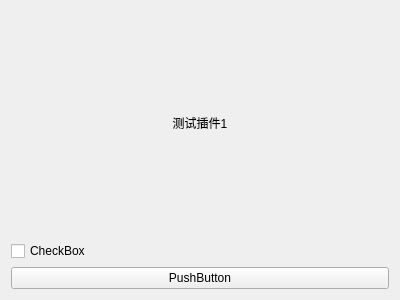
<?xml version="1.0" encoding="UTF-8"?>
<ui version="4.0">
 <class>view_plugin_demo1</class>
 <widget class="CBaseView" name="view_plugin_demo1">
  <property name="geometry">
   <rect>
    <x>0</x>
    <y>0</y>
    <width>400</width>
    <height>300</height>
   </rect>
  </property>
  <property name="windowTitle">
   <string>view_plugin_demo1</string>
  </property>
  <layout class="QGridLayout" name="gridLayout">
   <item row="0" column="0">
    <widget class="QLabel" name="label">
     <property name="styleSheet">
      <string notr="true">font: 75 36pt &quot;宋体&quot;;</string>
     </property>
     <property name="text">
      <string>测试插件1</string>
     </property>
     <property name="alignment">
      <set>Qt::AlignCenter</set>
     </property>
    </widget>
   </item>
   <item row="2" column="0">
    <widget class="QPushButton" name="pushButton">
     <property name="text">
      <string>PushButton</string>
     </property>
    </widget>
   </item>
   <item row="1" column="0">
    <widget class="QCheckBox" name="checkBox">
     <property name="text">
      <string>CheckBox</string>
     </property>
    </widget>
   </item>
  </layout>
 </widget>
 <layoutdefault spacing="6" margin="11"/>
 <customwidgets>
  <customwidget>
   <class>CBaseView</class>
   <extends>QWidget</extends>
   <header>cbaseview.h</header>
   <container>1</container>
  </customwidget>
 </customwidgets>
 <resources/>
 <connections/>
</ui>
